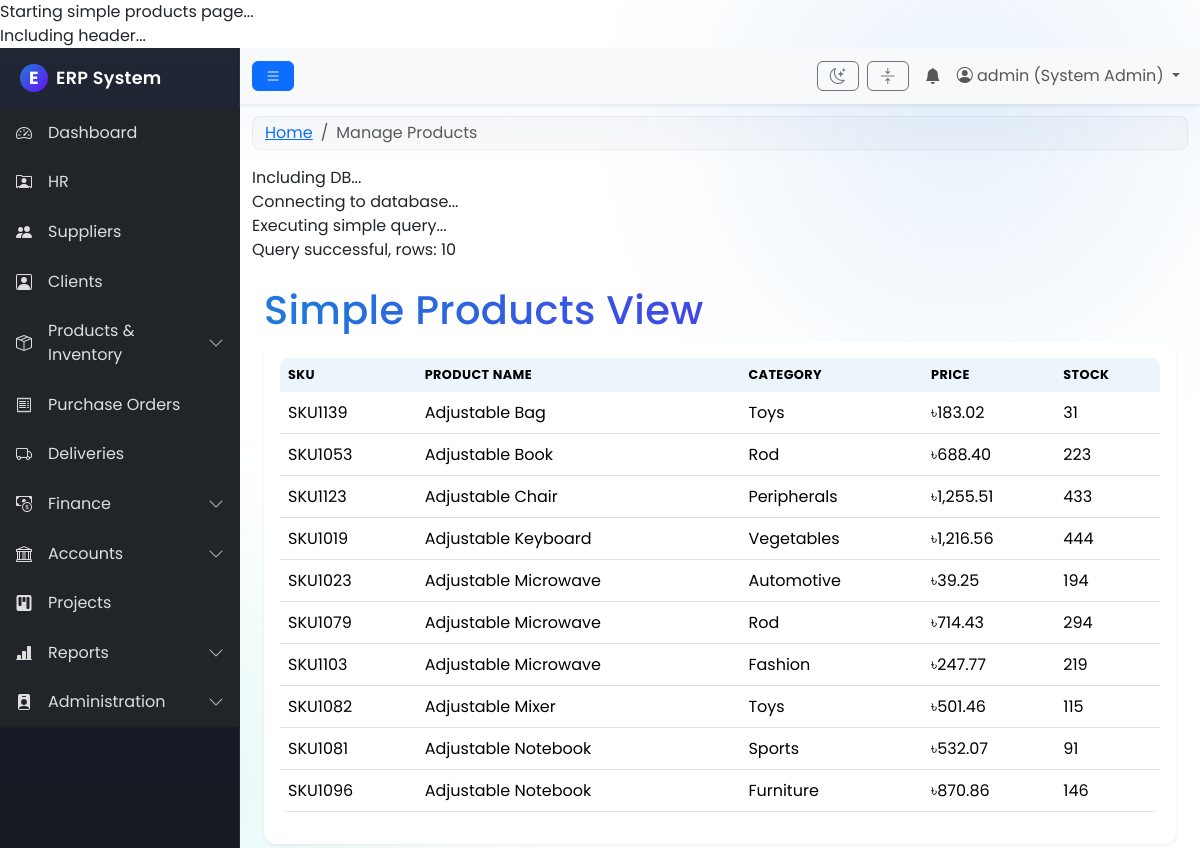
/modules/products/view_products_simple.php (signed in), run on the app's committed database.
### tables this page shows
CREATE TABLE `products` (
  `id` int(11) NOT NULL,
  `sku` varchar(100) NOT NULL,
  `product_name` varchar(255) NOT NULL,
  `description` text DEFAULT NULL,
  `price` decimal(10,2) NOT NULL,
  `category_id` int(11) NOT NULL,
  `quantity_in_stock` int(11) NOT NULL DEFAULT 0,
  `reorder_point` int(11) DEFAULT NULL,
  `created_at` timestamp NOT NULL DEFAULT current_timestamp(),
  `updated_at` timestamp NOT NULL DEFAULT current_timestamp() ON UPDATE current_timestamp()
);

CREATE TABLE `product_categories` (
  `id` int(11) NOT NULL,
  `category_name` varchar(255) NOT NULL,
  `created_at` timestamp NOT NULL DEFAULT current_timestamp()
);

### modules/products/view_products_simple.php (the view, shortened to what this page needs)
<?php
echo "Including header...<br>";
include('../../includes/header.php');
echo "Including DB...<br>";
echo "Connecting to database...<br>";
$conn = connect_db();
echo "Executing simple query...<br>";
$sql = "SELECT p.*, pc.category_name
        FROM products p
        LEFT JOIN product_categories pc ON p.category_id = pc.id
        ORDER BY p.product_name ASC
        LIMIT 10";
$result = $conn->query($sql);
echo "Query successful, rows: " . $result->num_rows . "<br>";
?>
<div class="container mt-4">
    <h1>Simple Products View</h1>
    <div class="card">
        <div class="card-body">
            <table class="table">
                <thead>
                    <tr>
                        <th>SKU</th>
                        <th>Product Name</th>
                        <th>Category</th>
                        <th>Price</th>
                        <th>Stock</th>
                    </tr>
                </thead>
                <tbody>
                    <?php if ($result && $result->num_rows > 0): ?>
                        <?php while($row = $result->fetch_assoc()): ?>
                            <tr>
                                <td><?php echo htmlspecialchars($row['sku']); ?></td>
                                <td><?php echo htmlspecialchars($row['product_name']); ?></td>
                                <td><?php echo htmlspecialchars($row['category_name'] ?? 'N/A'); ?></td>
                                <td>৳<?php echo number_format($row['price'], 2); ?></td>
                                <td><?php echo $row['quantity_in_stock']; ?></td>
                            </tr>
                        <?php endwhile; ?>
                    <?php else: ?>
                        <tr>
                            <td colspan="5">No products found</td>
                        </tr>
                    <?php endif; ?>
                </tbody>
            </table>
        </div>
    </div>
</div>
<?php
include('../../includes/footer.php');
?>

### assets/css/style.css (style rules this page uses)
:root { --erp-sidebar-width: 15rem; --erp-brand-primary: #1e7bd9; --erp-brand-secondary: #6c757d; --erp-brand-accent: #00c4b3; --erp-shadow-sm: 0 0.125rem 0.25rem rgba(0,0,0,.06); --erp-shadow-md: 0 0.5rem 1rem rgba(0,0,0,.12); --gradient-blue: linear-gradient(135deg, #667eea 0%, #764ba2 100%); --gradient-orange: linear-gradient(135deg, #f093fb 0%, #f5576c 100%); --gradient-green: linear-gradient(135deg, #4facfe 0%, #00f2fe 100%); --gradient-purple: linear-gradient(135deg, #a8edea 0%, #fed6e3 100%); }
body { font-family: 'Poppins', sans-serif; background: var(--bs-body-bg); color: var(--bs-body-color); }
.fade-in { animation: fadeIn 0.5s ease-out forwards; }
.card { border: 0; border-radius: .75rem; box-shadow: var(--erp-shadow-sm); transition: transform .2s ease, box-shadow .2s ease; }
.table { border-radius: .5rem; overflow: hidden; }
.table thead th { background: rgba(30,123,217,.08); border-bottom: 0; }
body::before, body::after { content: ""; position: fixed; z-index: -1; width: 60vmax; height: 60vmax; border-radius: 50%; filter: blur(80px); opacity: .12; pointer-events: none; }
body::before { top: -20vmax; right: -10vmax; background: radial-gradient(ellipse at center, var(--erp-brand-primary) 0%, transparent 60%); }
body::after { bottom: -25vmax; left: -15vmax; background: radial-gradient(ellipse at center, var(--erp-brand-accent) 0%, transparent 60%); }
:where(.container, .container-fluid) > h1:first-child { letter-spacing: .3px; background: linear-gradient(90deg, var(--erp-brand-primary), #6610f2); -webkit-background-clip: text; background-clip: text; color: transparent; }
.table thead th { text-transform: uppercase; letter-spacing: .4px; font-size: .8rem; }
.table thead th { background: rgba(30,123,217,.08); }

### data on the page
products: sku "SKU1139", product_name "Adjustable Bag", category.category_name "Toys", price "183.02", quantity_in_stock "31"
products: sku "SKU1053", product_name "Adjustable Book", category.category_name "Rod", price "688.40", quantity_in_stock "223"
products: sku "SKU1123", product_name "Adjustable Chair", category.category_name "Peripherals", price "1,255.51", quantity_in_stock "433"
products: sku "SKU1019", product_name "Adjustable Keyboard", category.category_name "Vegetables", price "1,216.56", quantity_in_stock "444"
products: sku "SKU1023", product_name "Adjustable Microwave", category.category_name "Automotive", price "39.25", quantity_in_stock "194"
products: sku "SKU1079", product_name "Adjustable Microwave", category.category_name "Rod", price "714.43", quantity_in_stock "294"
products: sku "SKU1103", product_name "Adjustable Microwave", category.category_name "Fashion", price "247.77", quantity_in_stock "219"
products: sku "SKU1082", product_name "Adjustable Mixer", category.category_name "Toys", price "501.46", quantity_in_stock "115"
products: sku "SKU1081", product_name "Adjustable Notebook", category.category_name "Sports", price "532.07", quantity_in_stock "91"
products: sku "SKU1096", product_name "Adjustable Notebook", category.category_name "Furniture", price "870.86", quantity_in_stock "146"

### other printed values
$_SESSION['username'] "admin"
$_SESSION['role_name'] "System Admin"
$page_title "Manage Products"
$result->num_rows "10"
